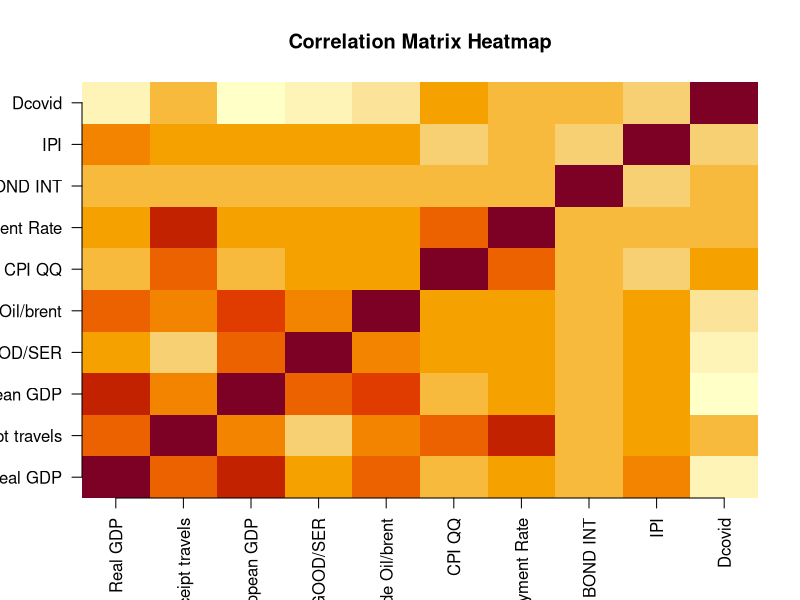
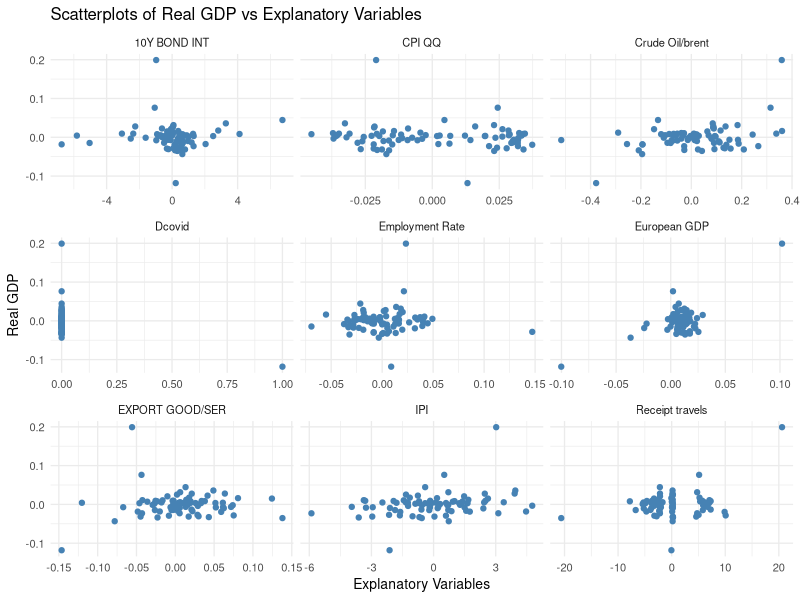

These figures' R source, in order:
library(readxl)
library(tseries)
library(car)
library(lmtest)
library(ggplot2)
library(forecast)
library(car)
library(stats)
library(dplyr)
library(tidyr)
library(lmtest)

# Initialize VARIABLES 

# CHANGE BELOW

data <- read_excel("Data.xlsx") # Read the data CHANGE PATHS
border <- 0.05 # Initialize the border you want for the P-value CHANGE YOUR BORDER
lagvar <- 7 # Initialize how many Variables you have for percentage change and NOT diff # CHANGE THE VALUES YOU HAVE TO LAG
# CHANGE ABOVE


variables <- ncol(data) - 1 # Find the number of the variables i have based on the Excel Format
ending <- ncol(data) # Go till the last variable in the Excel Format
current_data <- data # hold the current_data for temporary in the loop
iteration <- 0 # for the while loop of the stationarity
variables <- ncol(current_data) - 1 # Find the Amount of Variables we will use for the regression -1 due to the date
ending <- ncol(current_data) # Ending Variable
ADF_pvalues <- numeric(variables) # Create a numeric to place in the ADF values based on the variables we have
names(ADF_pvalues) <- colnames(current_data)[2:ending] # Give the names to the ADF values 

y <- as.matrix(data$`Real GDP`)
# make the variable Y percentage changes using lag 

# Step 1, stationarity 

repeat { # Used repeat cause i wanna run the stationarity untill all stationed.It is the same as the do-while waits until break
  
  for (i in 2:ending) {
    ADF_result <- adf.test(as.numeric(current_data[[i]]))
    ADF_pvalues[i - 1] <- ADF_result$p.value # Find the P-values
  }
  
  if (all(ADF_pvalues < border)) {
    final_data <- current_data # Save the Last Dataset
    break # Stop the loop if all stationary
  }

  diff_data <- data.frame(DATE = current_data$DATE[-1]) # Build next dataset
  
  for (i in 1:variables) {
    name <- names(ADF_pvalues)[i]
    x <- current_data[[i + 1]]
    
    if (i <= lagvar && iteration == 0) { # && iteration == 0 BECAUSE after the first one the percentages MUST be diff not per changed
      if (ADF_pvalues[i] < border) {
        diff_data[[name]] <- x[-1] # KEEP ORIGINAL VALUES BUT REMOVE FIRST ROW
      } else {
        pct_change <- (x - dplyr::lag(x, 1)) / dplyr::lag(x, 1)# PERCENT CHANGE
        diff_data[[name]] <- pct_change[-1] # first value is NA that is why i apply -1
      }
    } else 
      {
      if (ADF_pvalues[i] < border) {
        diff_data[[name]] <- x[-1]# KEEP ORIGINAL VALUES BUT REMOVE FIRST value
      } else {
        diff_data[[name]] <- diff(x) # DIFFERENCE
      }
    }
  }
  current_data <- diff_data # Change the current_data to the diff_data for the next loop
  iteration <- iteration + 1   # Move to next iteration
}


# Step 2, Correlation matrix
correlation_matrix <- cor(final_data[, 2:ending])
# use image to show correlation
image(correlation_matrix, axes = FALSE, main = "Correlation Matrix Heatmap")
axis(1, at = seq(0, 1, length.out = ncol(correlation_matrix)), labels = colnames(correlation_matrix), las = 2)
axis(2, at = seq(0, 1, length.out = nrow(correlation_matrix)), labels = colnames(correlation_matrix), las = 2)

# Step 2, Multicollinearity without N of Travel
model <- lm(`Real GDP` ~ ., data = final_data %>% select(-DATE)) 
vif_values <- vif(model)

# Step 3 scatter-plot

plot_data <- final_data %>%
  select(-DATE) %>%                    # remove DATE column
  select(`Real GDP`, everything())     # ensure Real GDP is first

plot_data_long <- plot_data %>%
  pivot_longer(
    cols = -`Real GDP`,
    names_to = "Variable",
    values_to = "Value"
  )

ggplot(plot_data_long, aes(x = Value, y = `Real GDP`)) +
  geom_point(color = "steelblue") +
  facet_wrap(~ Variable, scales = "free_x") +
  theme_minimal(base_size = 10) +
  labs(
    title = "Scatterplots of Real GDP vs Explanatory Variables",
    x = "Explanatory Variables",
    y = "Real GDP"
  )

# adjusted r squared
summary_model <- summary(model)
adjusted_r_squared <- summary_model$adj.r.squared

# residuals autocorrelation
bg_test <- bgtest(model, order = 4) # make it so you can do it for all models save it into a numeric and find the best model use a2 loop i,j :)
bg_test <- bg_test$p.value
print(bg_test)

# residuals homoscedasticity
bptest_result <- bptest(model) #Breusch-Pagan test
bptest_pvalue <- bptest_result$p.value
print(bptest_pvalue)

# Normality test
shapiro_test <- shapiro.test(residuals(model)) # Shapiro-Wilk test

# f-test 
f_test <- summary_model$fstatistic # F-statistic

# Print Menu

print(ADF_pvalues) # Print the p-values
print(vif_values) # Print the multicollinearity
print(correlation_matrix) # Print the correlation
